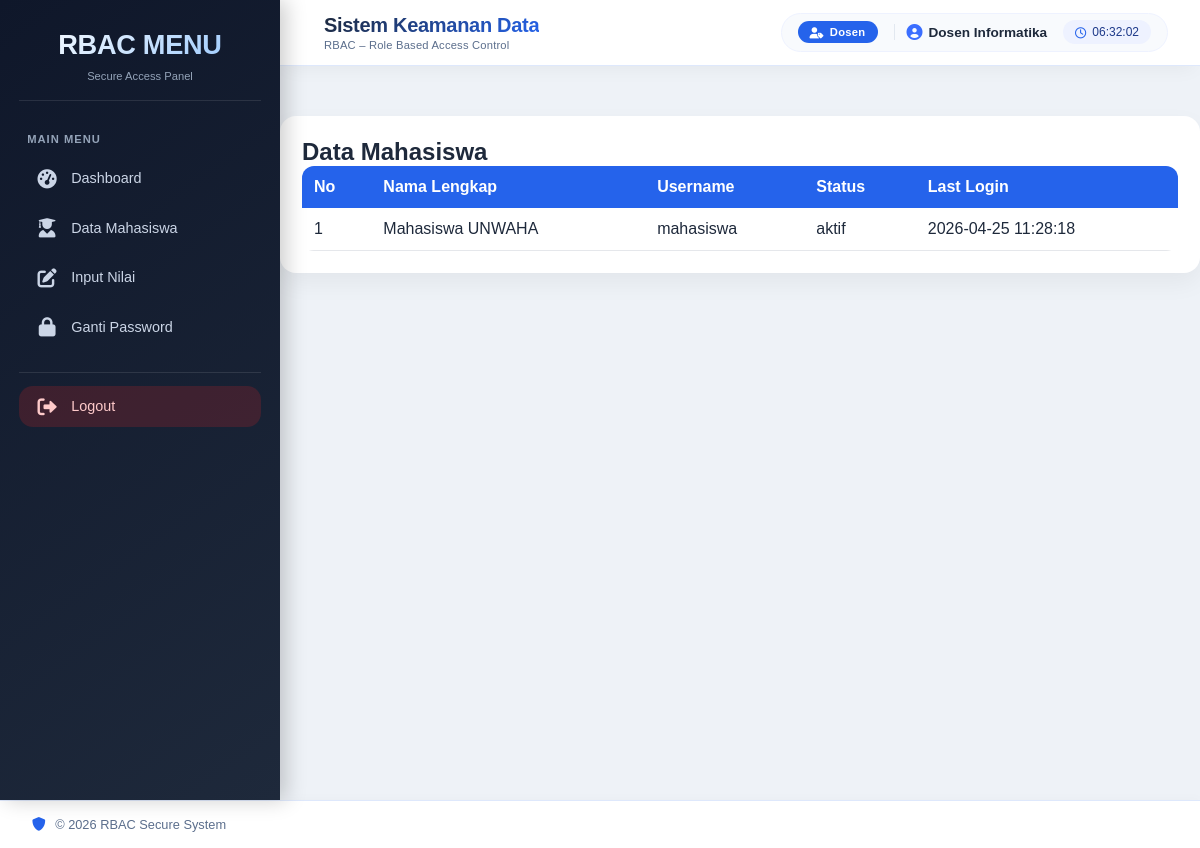
The page /dosen/mahasiswa.php (signed in) on the database its author committed.
### tables this page shows
CREATE TABLE `users` (
  `id` int(11) NOT NULL,
  `nama_lengkap` varchar(100) NOT NULL,
  `username` varchar(50) NOT NULL,
  `password` varchar(255) NOT NULL,
  `role_id` int(11) NOT NULL,
  `status` enum('aktif','nonaktif') DEFAULT 'aktif',
  `last_login` datetime DEFAULT NULL,
  `created_at` timestamp NOT NULL DEFAULT current_timestamp()
);

### dosen/mahasiswa.php (the view, shortened to what this page needs)
<?php
include '../includes/header.php';
include '../includes/sidebar.php';
include '../includes/navbar.php';
$data = mysqli_query($conn,"
    SELECT *
    FROM users
    WHERE role_id='3'
    ORDER BY id DESC
");
?>
<div class="card">
    <h2>Data Mahasiswa</h2>
    <table class="table">
        <tr>
            <th>No</th>
            <th>Nama Lengkap</th>
            <th>Username</th>
            <th>Status</th>
            <th>Last Login</th>
        </tr>
        <?php $no=1; while($row=mysqli_fetch_assoc($data)): ?>
        <tr>
            <td><?= $no++; ?></td>
            <td><?= $row['nama_lengkap']; ?></td>
            <td><?= $row['username']; ?></td>
            <td><?= $row['status']; ?></td>
            <td><?= $row['last_login']; ?></td>
        </tr>
        <?php endwhile; ?>
    </table>
</div>
<?php include '../includes/footer.php'; ?>

### assets/css/style.css (style rules this page uses)
* { margin:0; padding:0; box-sizing:border-box; font-family:Arial, Helvetica, sans-serif; }
body { background:#f1f5f9; color:#1e293b; }
.card { background:#fff; padding:22px; border-radius:16px; box-shadow:0 8px 18px rgba(0,0,0,.05); margin-bottom:20px; }
.table { width:100%; border-collapse:collapse; background:#fff; border-radius:12px; overflow:hidden; }
.table th { background:#2563eb; color:#fff; padding:12px; text-align:left; }
.table td { padding:12px; border-bottom:1px solid #e5e7eb; }

### includes/header.php (style rules this page uses)
:root { --primary:#2563eb; --dark:#111827; --light:#f8fafc; --text:#1e293b; }
* { box-sizing:border-box; }
body { margin:0; padding:0; font-family:Arial, Helvetica, sans-serif; background:#eef2f7; color:var(--text); }
.card { background:#fff; border-radius:16px; padding:22px; box-shadow:0 10px 25px rgba(0,0,0,.05); margin-bottom:20px; }

### rows shown on the page
users: nama_lengkap "Mahasiswa UNWAHA", username "mahasiswa", status "aktif", last_login "2026-04-25 11:28:18"

### other values the page prints
$_SESSION['role'] "Dosen"
$_SESSION['nama'] "Dosen Informatika"
